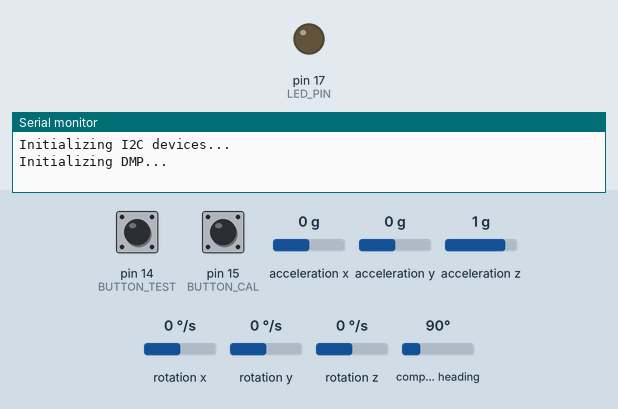
This sketch was run on a simulated Arduino Nano, built with avr-gcc and run on an emulated ATmega328P. On the bench: output pins drawn as LEDs (lit = HIGH), the last lines printed to the serial monitor. Wiring (inferred from the names in the program): HMC5883L compass at I2C address 0x1E. Dashed ring = blinking. The test bench sets the inputs (shaded band); at power-on: pin 14 (BUTTON_TEST) HIGH, pin 15 (BUTTON_CAL) HIGH, acceleration x 0 g, acceleration y 0 g, acceleration z 1 g, rotation x 0 °/s, rotation y 0 °/s, rotation z 0 °/s, compass heading 90°.

Above: at 0.1 s.
At 1.11 s:
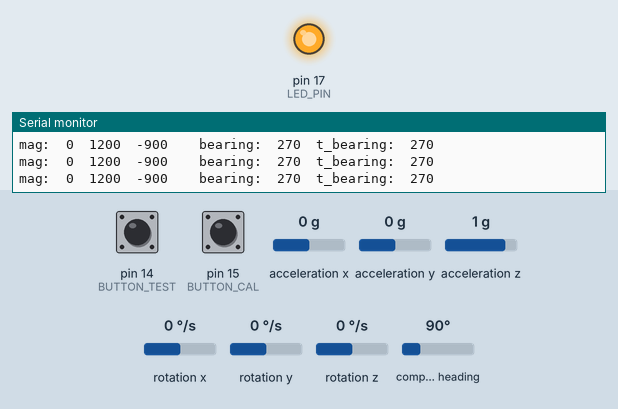
1.8 s: pin 14 (BUTTON_TEST) pulled LOW for 0.15 s
3.6 s: pin 15 (BUTTON_CAL) pulled LOW for 0.15 s
At 4.11 s:
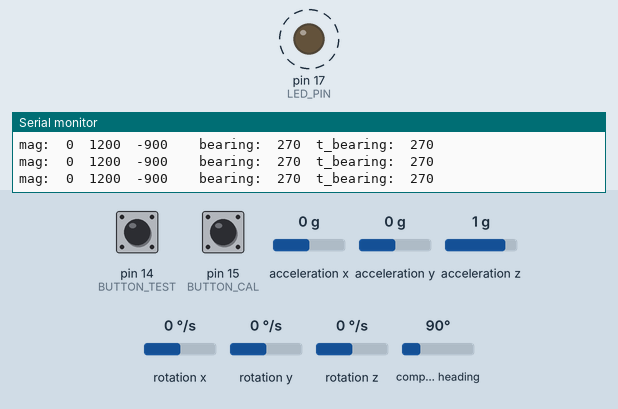
12.7 s: pin 14 (BUTTON_TEST) pulled LOW for 1 s
16.7 s: pin 15 (BUTTON_CAL) pulled LOW for 1 s
Timing chart, 0 to 21.7 s (numbered marks = the images above; inputs shaded):
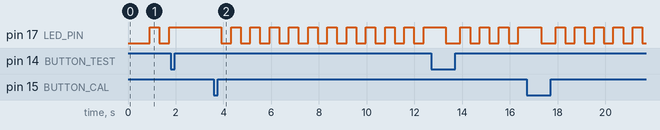

Measured:
- after the input at 1.8 s, pin 17 (LED_PIN): stops changing and stays HIGH
- after the input at 3.6 s, pin 17 (LED_PIN): alternates HIGH for 0.40 s and LOW for 0.40 s, starting after 0.31 s

The sketch:

example.ino
```cpp
#include "Wire.h"
#include "I2Cdev.h"
#include "MPU6050_6Axis_MotionApps20.h"
#include "HMC5883L.h"
#include <EEPROM.h>

#define BUTTON_CAL 15
#define BUTTON_TEST 14
#define EEADDR 66     // Start location to write EEPROM data.
#define CALTIME 20000 // In ms.
#define SMOOTH_ACCELL 20

MPU6050 accelgyro;
HMC5883L mag;

int16_t ax, ay, az;
int16_t gx, gy, gz;
int16_t mx, my, mz;

Quaternion q;        // [w, x, y, z]         quaternion container   // [x, y, z]            world-frame accel sensor measurements
VectorFloat gravity; // [x, y, z]            gravity vector
float ypr[3];
uint8_t devStatus; // return status after each device operation (0 = success, !0 = error)
uint16_t packetSize;
uint8_t fifoBuffer[64];
#define LED_PIN 17
bool blinkState = false;
static byte stat, ovfl, skipped;
static int minx, maxx, miny, maxy, minz, maxz;
static int offx = 0, offy = 0, offz = 0;

void calc_offsets(void)
{
    offx = (maxx + minx) / 2; // maxx/2 - minx/2 + 2minx/2
    offy = (maxy + miny) / 2;
    offz = (maxz + minz) / 2;
}

byte magnetometerReady(void)
{
    // Data ready?
    Wire.beginTransmission(0x1E); // HMC5883L I2C address
    Wire.write(0x09);             // Read from status reg
    int num = Wire.endTransmission();
    Wire.requestFrom((byte)0x1E, (byte)1);
    stat = Wire.read(); // RDY bit (bit 0)

    ovfl = stat & 0x02;    // Extract OVFL bit (bit 1)
    skipped = stat & 0x04; // Extract SKIPPED bit (bit 2)
    return (stat & 0x01);  // 0x01 is the RDY (Ready) flag
}

void calibrate(boolean eeprom_write, byte xy_or_z)
{
    unsigned long calTimeWas = millis();

    //    int x,y,z;
    //    float deg=0,deg2=0;

    //    readMagnetometer(&x, &y, &z);

    maxx = minx = mx; // Set initial values to current magnetometer readings.
    maxy = miny = my;
    maxz = minz = mz;

    delay(300); // Allow button release.

    while (1)
    { // Calibration loop.

        if (digitalRead(BUTTON_CAL) == 0 || digitalRead(BUTTON_TEST) == 0)
        {
            delay(300); // Allow button release.
            return;     // Abort
        }

        if (magnetometerReady())
            mag.getHeading(&mx, &my, &mz);
        if (mx > maxx)
            maxx = mx;
        if (mx < minx)
            minx = mx;
        if (my > maxy)
            maxy = my;
        if (my < miny)
            miny = my;
        if (mz > maxz)
            maxz = mz;
        if (mz < minz)
            minz = mz;

        //   display.clearDisplay();

        //   display.setTextSize(2);
        //   display.setCursor(0,0);

        if (eeprom_write)
            Serial.println("CALIB");
        else
            Serial.println("TEST");

        //   display.setCursor(0,16);
        if (!xy_or_z)
            Serial.println("XY");
        else
            Serial.println("Z");

        int secmillis = millis() - calTimeWas;
        if (secmillis > CALTIME)
            break; // Exit after time up.

        int secs = (int)((CALTIME - secmillis + 1000) / 1000);
        //   display.setCursor(0,32);
        Serial.println("--> ");
        Serial.println((int)((CALTIME - secmillis) / 1000));

        //   drawBearing((int)deg2, midx, midy , radius);
        //   drawBearing((int)deg, midx, midy , radius);

        //   deg = (360.0/CALTIME)*secmillis; // Rotate a line for countdown duration.

        //   deg2 += deg; // Rotate a line for countdown duration. Fun.
        //   deg = fmod(deg,360);

        //   for(int i=0;i<360;i+=45)   // 45 Degree spokes (rotating)
        // drawBearing(i + (45/secs)*10, midx, midy, radius-7);

        //   display.display();  // Update display.
        delay(10);
    } // while cal

    if (xy_or_z == 0)
    {
        offx = ((maxx - minx) / 2) + minx;
        offy = ((maxy - miny) / 2) + miny;
        offz = ((maxz - minz) / 2) + minz; // TODO
    }
    else
        // offz = ((maxz - minz) / 2) + minz;

        if (eeprom_write)
        {
            int EEAddr = EEADDR;

            if (xy_or_z == 0)
            {
                int EEAddr = EEADDR;
                EEPROM.put(EEAddr, minx);
                EEAddr += sizeof(minx);
                EEPROM.put(EEAddr, maxx);
                EEAddr += sizeof(maxx);
                EEPROM.put(EEAddr, miny);
                EEAddr += sizeof(miny);
                EEPROM.put(EEAddr, maxy);
                EEAddr += sizeof(maxy);
                EEAddr = EEADDR + 4 * sizeof(minx);
                EEPROM.put(EEAddr, minz);
                EEAddr += sizeof(minz);
                EEPROM.put(EEAddr, maxz);
                EEAddr += sizeof(maxz);
            }
            else
            {
                int EEAddr = EEADDR + 4 * sizeof(minx);
                EEPROM.put(EEAddr, minz);
                EEAddr += sizeof(minz);
                EEPROM.put(EEAddr, maxz);
                EEAddr += sizeof(maxz);
            }
        }

    unsigned long dispExitTimeWas = millis();

    while (1)
    {

        //   display.clearDisplay();

        //   display.setTextSize(2);
        //   display.setCursor(0,0);

        // Make sure this does not repeat endlessly!
        if (eeprom_write)
            Serial.println("EEPROM Written");
        else
            Serial.println("TEST DMY Write");
        if (millis() - dispExitTimeWas > 2000)
            break;

        //   display.display();  // Update display.
        delay(10);
    }
    calc_offsets();
}

void calibrate2()
{
    unsigned long calTimeWas = millis();
    byte cal = 1, startCal = 1;
    //   int16_t x, y, z;
    float deg = 0, deg2 = 0;

    //   readMagnetometer(&x, &y, &z);

    maxx = minx = mx; // Set initial values to current magnetometer readings.
    maxy = miny = my;

    while (cal)
    {
        if (magnetometerReady())
            mag.getHeading(&mx, &my, &mz);
        if (mx > maxx)
            maxx = mx;
        if (mx < minx)
            minx = mx;
        if (my > maxy)
            maxy = my;
        if (my < miny)
            miny = my;

        Serial.println("CALIBRATE ");

        int secmillis = millis() - calTimeWas;
        int secs = (int)((CALTIME - secmillis + 1000) / 1000);
        Serial.println("--> ");
        Serial.println((CALTIME - secmillis) / 1000);

        if (secs == 0)
        { // Cal has ended
            calc_offsets();
            cal = 0;

            int EEAddr = EEADDR;
            EEPROM.put(EEAddr, minx);
            EEAddr += sizeof(minx);
            EEPROM.put(EEAddr, maxx);
            EEAddr += sizeof(maxx);
            EEPROM.put(EEAddr, miny);
            EEAddr += sizeof(miny);
            EEPROM.put(EEAddr, maxy);
            EEAddr += sizeof(maxy);
            Serial.println("EEPROM Written"); // Make sure this does not repeat on the terminal!
        }

        delay(10);
    } // while cal
}

float getMagnetometerTiltCompensatedBearing(int x, int y, int z)
{
    float r, p, mx, my, mz;

    getRollPitch(&r, &p);

    // Convert back to radians
    int rdeg = r;
    int pdeg = p;
    r = (M_PI / 180) * r;
    p = (M_PI / 180) * p;

    mx = (float)x;
    my = (float)y;
    mz = (float)z;

    int cx = (int)(mx * cos(p) + my * sin(r) * sin(p) - mz * cos(r) * sin(p));
    int cy = (int)(my * cos(r) + mz * sin(r));
    // Also diffrerent here:
    // https://web.archive.org/web/20130624074336/http://www.loveelectronics.co.uk:80/Tutorials/13/tilt-compensated-compass-arduino-tutorial
    // Same as 1st!!!

    int tx = cx, ty = cy, tz = z; // Done offx,y above
    float atan2val = 180 / M_PI * atan2((float)(ty), (float)(tx));

    int tb = (int)(-atan2val + 360) % 360;

    return tb;
}

void getRollPitch(float *roll, float *pitch)
{
    static float avg_r[SMOOTH_ACCELL], avg_p[SMOOTH_ACCELL];
    static byte idx = 0;
    float r, p;

    getRollPitchRawFloat(roll, pitch);

    avg_r[idx] = *roll; // Smooth.
    avg_p[idx] = *pitch;
    idx++;
    if (idx >= SMOOTH_ACCELL)
        idx = 0;

    r = p = 0;
    for (int i = 0; i < SMOOTH_ACCELL; i++)
    {
        r += avg_r[i];
        p += avg_p[i];
    }
    r /= SMOOTH_ACCELL;
    p /= SMOOTH_ACCELL;

    *roll = r;
    *pitch = p;
}

void getRollPitchRawFloat(float *roll, float *pitch)
{
    float r, x, y, z;
    int16_t ax, ay, az;

// Datasheet: OPERATION AT VOLTAGES OTHER THAN 2.5 V
// 3v3 X,Y 25mg too high, z 20mg too low
// 3V3 lsb value 265/g c  (g/265)=0.03698
// 2V5 lsb value 256/g   (g/256)=0.03828 z axis unaffected by voltage supply.
#define ADXL345_LSBVAL_3V3 3.698E-3
#define ADXL345_LSBVAL_2V5 3.828E-3

    accelgyro.getAcceleration(&ax, &ay, &az);
    x = (float)ax * ADXL345_LSBVAL_3V3 - 25E-3;
    y = (float)ay * ADXL345_LSBVAL_3V3 - 25E-3;
    z = (float)az * ADXL345_LSBVAL_2V5 + 20e-3;

    r = sqrt(x * x + y * y + z * z);

    // modify for accel board orientation (board x = up, y to left).
    y = -y;
    *pitch = 180 / M_PI * asin(x / r);
    *roll = 180 / M_PI * -asin(y / r);
}

float getMagnetometerBearing(int16_t x, int16_t y, int16_t z)
{

    float atan2val = 180 / M_PI * atan2((float)y, (float)x); // NEW coords.
    int b = (int)(-atan2val + 360) % 360;
    return b;
}
void setup()
{
    Wire.begin();
    Serial.begin(38400);

    // initialize device
    Serial.println("Initializing I2C devices...");
    accelgyro.initialize();
    mag.initialize();
    // load and configure the DMP
    Serial.println(F("Initializing DMP..."));
    devStatus = accelgyro.dmpInitialize();

    // supply your own gyro offsets here, scaled for min sensitivity
    accelgyro.setXGyroOffset(220);
    accelgyro.setYGyroOffset(76);
    accelgyro.setZGyroOffset(-85);
    accelgyro.setZAccelOffset(1788); // 1688 factory default for my test chip

    // make sure it worked (returns 0 if so)
    if (devStatus == 0)
    {
        // Calibration Time: generate offsets and calibrate our MPU6050
        accelgyro.CalibrateAccel(6);
        accelgyro.CalibrateGyro(6);
        accelgyro.PrintActiveOffsets();
        // turn on the DMP, now that it's ready
        Serial.println(F("Enabling DMP..."));
        accelgyro.setDMPEnabled(true);

        // get expected DMP packet size for later comparison
        packetSize = accelgyro.dmpGetFIFOPacketSize();
    }
    else
    {
        // ERROR!
        // 1 = initial memory load failed
        // 2 = DMP configuration updates failed
        // (if it's going to break, usually the code will be 1)
        Serial.print(F("DMP Initialization failed (code "));
        Serial.print(devStatus);
        Serial.println(F(")"));
    }
    accelgyro.setI2CMasterModeEnabled(false);
    accelgyro.setI2CBypassEnabled(true);
    accelgyro.setSleepEnabled(false);

    Serial.println(mag.testConnection() ? "HMC5883L connection successful" : "HMC5883L connection failed");

    // verify connection
    Serial.println("Testing device connections...");
    Serial.println(accelgyro.testConnection() ? "MPU6050 connection successful" : "MPU6050 connection failed");

    // configure Arduino LED for
    pinMode(LED_PIN, OUTPUT);
    pinMode(BUTTON_CAL, INPUT_PULLUP);
    pinMode(BUTTON_TEST, INPUT_PULLUP);

    // Read EEPROM offset data
    int EEAddr = EEADDR;
    EEPROM.get(EEAddr, minx);
    EEAddr += sizeof(minx);
    EEPROM.get(EEAddr, maxx);
    EEAddr += sizeof(maxx);
    EEPROM.get(EEAddr, miny);
    EEAddr += sizeof(miny);
    EEPROM.get(EEAddr, maxy);
    EEAddr += sizeof(maxy);
    EEPROM.get(EEAddr, minz);
    EEAddr += sizeof(minz);
    EEPROM.get(EEAddr, maxz);
    EEAddr += sizeof(maxz);
    calc_offsets();
}

void loop()
{
    static unsigned long BLTimeWas = millis();
    int bearing, i;
    if (digitalRead(BUTTON_CAL) == 0)
    {
        calibrate(1, 0);
        // calibrate(1, 1);
    }
    if (digitalRead(BUTTON_TEST) == 0)
    {
        calibrate(0, 0);
        // calibrate(0, 1);
    }
    // accelgyro.getMotion6(&ax, &ay, &az, &gx, &gy, &gz);
    mag.getHeading(&mx, &my, &mz);

    // display tab-separated accel/gyro x/y/z values
    // Serial.print("a/g:\t");
    // Serial.print(ax); Serial.print("\t");
    // Serial.print(ay); Serial.print("\t");
    // Serial.print(az); Serial.print("\t");
    // Serial.print(gx); Serial.print("\t");
    // Serial.print(gy); Serial.print("\t");
    // Serial.print(gz);Serial.print("\t");

    Serial.print("mag:\t");
    Serial.print(mx);
    Serial.print("\t");
    Serial.print(my);
    Serial.print("\t");
    Serial.print(mz);
    Serial.print("\t");

    // To calculate heading in degrees. 0 degree indicates North
    // float heading = atan2((float)(my - offy), (float)(mx - offx));
    // if(heading < 0)
    //   heading += 2 * M_PI;
    // Serial.print("heading:\t");
    // Serial.print(heading * 180/M_PI);
    // static int bearing;
    // int atan2val = 180 / M_PI * atan2((float)(mx - offx), (float)(my - offy));
    // bearing = (-atan2val + 360) % 360;

    bearing = (int)getMagnetometerBearing(mx - offx, my - offy, mz - offz);

    int tbearing = getMagnetometerTiltCompensatedBearing(mx - offx, my - offy, mz - offz);

    Serial.print("\tbearing:\t");
    Serial.print(bearing);
    Serial.print("\tt_bearing:\t");
    Serial.println(tbearing);
    // blink LED to indicate activity
    if (millis() - BLTimeWas > 400)
    { // LED toggle
        BLTimeWas = millis();
        static byte togLED = 0;
        togLED = !togLED;
        if (togLED)
            digitalWrite(LED_PIN, HIGH);
        else
            digitalWrite(LED_PIN, LOW);
    }
}
```
